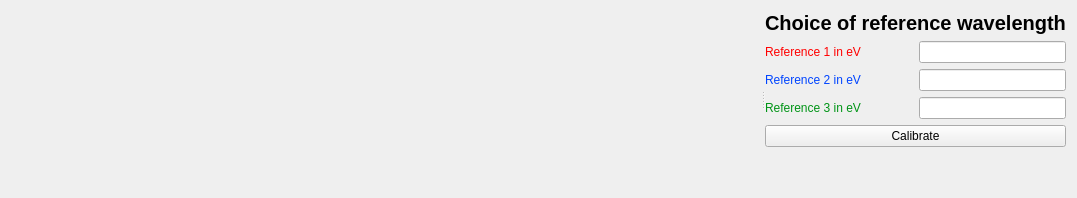
           <widget class="QWidget" name="calibration">
            <attribute name="title">
             <string>Spectral calibration</string>
            </attribute>
            <layout class="QHBoxLayout" name="horizontalLayout_4">
             <item>
              <widget class="QSplitter" name="splitter_4">
               <property name="orientation">
                <enum>Qt::Horizontal</enum>
               </property>
               <widget class="QWidget" name="widget_3" native="true">
                <property name="sizePolicy">
                 <sizepolicy hsizetype="Preferred" vsizetype="Preferred">
                  <horstretch>0</horstretch>
                  <verstretch>0</verstretch>
                 </sizepolicy>
                </property>
                <property name="minimumSize">
                 <size>
                  <width>750</width>
                  <height>0</height>
                 </size>
                </property>
                <layout class="QVBoxLayout" name="mplSpecCalib"/>
               </widget>
               <widget class="QWidget" name="">
                <layout class="QGridLayout" name="gridLayout_5">
                 <item row="0" column="0" colspan="2">
                  <widget class="QLabel" name="label_9">
                   <property name="font">
                    <font>
                     <family>Arial</family>
                     <pointsize>15</pointsize>
                     <weight>75</weight>
                     <bold>true</bold>
                    </font>
                   </property>
                   <property name="text">
                    <string>Choice of reference wavelength</string>
                   </property>
                  </widget>
                 </item>
                 <item row="1" column="0">
                  <widget class="QLabel" name="label_10">
                   <property name="palette">
                    <palette>
                     <active>
                      <colorrole role="WindowText">
                       <brush brushstyle="SolidPattern">
                        <color alpha="255">
                         <red>255</red>
                         <green>0</green>
                         <blue>0</blue>
                        </color>
                       </brush>
                      </colorrole>
                     </active>
                     <inactive>
                      <colorrole role="WindowText">
                       <brush brushstyle="SolidPattern">
                        <color alpha="255">
                         <red>255</red>
                         <green>0</green>
                         <blue>0</blue>
                        </color>
                       </brush>
                      </colorrole>
                     </inactive>
                     <disabled>
                      <colorrole role="WindowText">
                       <brush brushstyle="SolidPattern">
                        <color alpha="255">
                         <red>120</red>
                         <green>120</green>
                         <blue>120</blue>
                        </color>
                       </brush>
                      </colorrole>
                     </disabled>
                    </palette>
                   </property>
                   <property name="text">
                    <string>Reference 1 in eV</string>
                   </property>
                  </widget>
                 </item>
                 <item row="1" column="1">
                  <widget class="QLineEdit" name="ref1">
                   <property name="sizePolicy">
                    <sizepolicy hsizetype="Preferred" vsizetype="Fixed">
                     <horstretch>0</horstretch>
                     <verstretch>0</verstretch>
                    </sizepolicy>
                   </property>
                  </widget>
                 </item>
                 <item row="2" column="0">
                  <widget class="QLabel" name="label_11">
                   <property name="palette">
                    <palette>
                     <active>
                      <colorrole role="WindowText">
                       <brush brushstyle="SolidPattern">
                        <color alpha="255">
                         <red>0</red>
                         <green>68</green>
                         <blue>255</blue>
                        </color>
                       </brush>
                      </colorrole>
                     </active>
                     <inactive>
                      <colorrole role="WindowText">
                       <brush brushstyle="SolidPattern">
                        <color alpha="255">
                         <red>0</red>
                         <green>68</green>
                         <blue>255</blue>
                        </color>
                       </brush>
                      </colorrole>
                     </inactive>
                     <disabled>
                      <colorrole role="WindowText">
                       <brush brushstyle="SolidPattern">
                        <color alpha="255">
                         <red>120</red>
                         <green>120</green>
                         <blue>120</blue>
                        </color>
                       </brush>
                      </colorrole>
                     </disabled>
                    </palette>
                   </property>
                   <property name="text">
                    <string>Reference 2 in eV</string>
                   </property>
                  </widget>
                 </item>
                 <item row="2" column="1">
                  <widget class="QLineEdit" name="ref2">
                   <property name="sizePolicy">
                    <sizepolicy hsizetype="Preferred" vsizetype="Fixed">
                     <horstretch>0</horstretch>
                     <verstretch>0</verstretch>
                    </sizepolicy>
                   </property>
                  </widget>
                 </item>
                 <item row="3" column="0">
                  <widget class="QLabel" name="label_12">
                   <property name="palette">
                    <palette>
                     <active>
                      <colorrole role="WindowText">
                       <brush brushstyle="SolidPattern">
                        <color alpha="255">
                         <red>0</red>
                         <green>148</green>
                         <blue>22</blue>
                        </color>
                       </brush>
                      </colorrole>
                     </active>
                     <inactive>
                      <colorrole role="WindowText">
                       <brush brushstyle="SolidPattern">
                        <color alpha="255">
                         <red>0</red>
                         <green>148</green>
                         <blue>22</blue>
                        </color>
                       </brush>
                      </colorrole>
                     </inactive>
                     <disabled>
                      <colorrole role="WindowText">
                       <brush brushstyle="SolidPattern">
                        <color alpha="255">
                         <red>120</red>
                         <green>120</green>
                         <blue>120</blue>
                        </color>
                       </brush>
                      </colorrole>
                     </disabled>
                    </palette>
                   </property>
                   <property name="text">
                    <string>Reference 3 in eV</string>
                   </property>
                  </widget>
                 </item>
                 <item row="3" column="1">
                  <widget class="QLineEdit" name="ref3">
                   <property name="sizePolicy">
                    <sizepolicy hsizetype="Preferred" vsizetype="Fixed">
                     <horstretch>0</horstretch>
                     <verstretch>0</verstretch>
                    </sizepolicy>
                   </property>
                  </widget>
                 </item>
                 <item row="4" column="0" colspan="2">
                  <widget class="QPushButton" name="push_calib">
                   <property name="text">
                    <string>Calibrate</string>
                   </property>
                  </widget>
                 </item>
                 <item row="5" column="0" colspan="2">
                  <spacer name="verticalSpacer">
                   <property name="orientation">
                    <enum>Qt::Vertical</enum>
                   </property>
                   <property name="sizeHint" stdset="0">
                    <size>
                     <width>20</width>
                     <height>40</height>
                    </size>
                   </property>
                  </spacer>
                 </item>
                </layout>
               </widget>
              </widget>
             </item>
            </layout>
           </widget>
